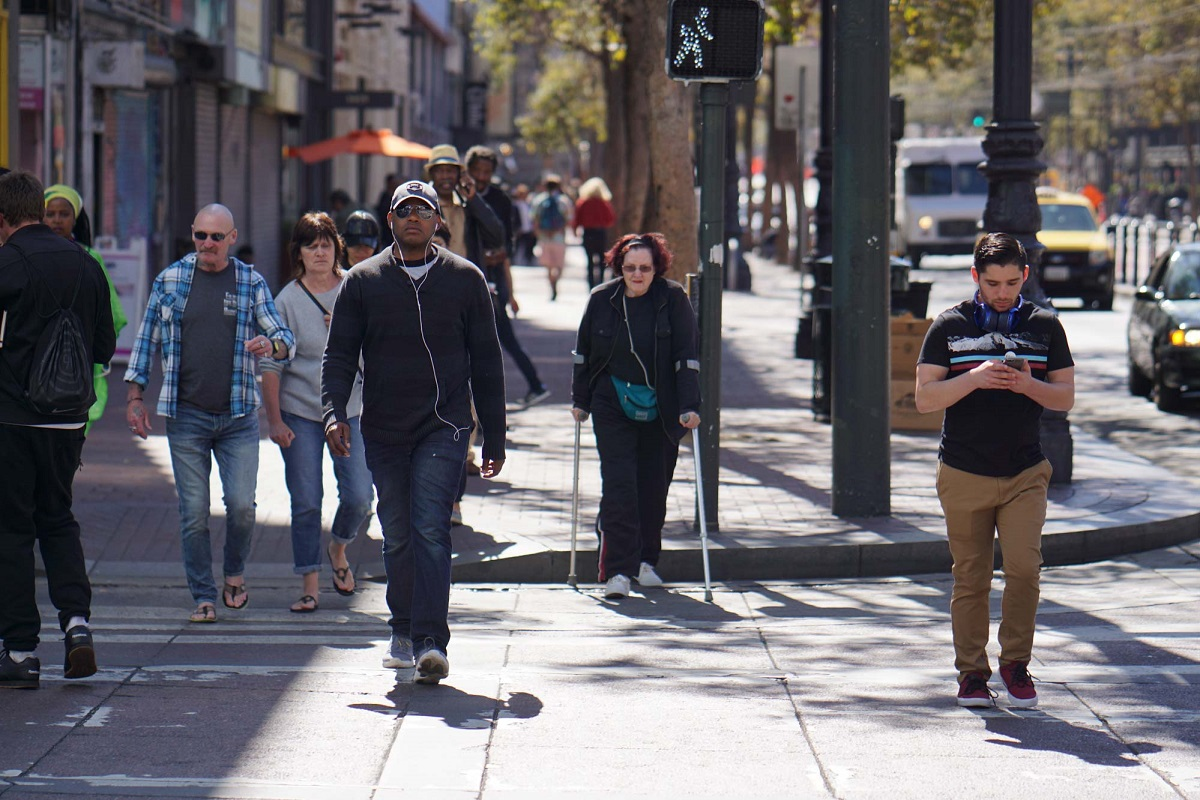
#> input picture odev2.jpg, 1200 x 800 px, found by its file name
$ python openCvOdevi2.py
#> lines starting #> are read from the running program, lines starting #| are printed output that depends on the picture; after the words box and inside, x2 and y2 are one past the last pixel; in counts of white or black regions, pixels touching at a corner belong together
import cv2
import numpy as np

yayalar =  cv2.imread("C:\\Users\\Coder\\MyAiLab\\OpenCv\\odev2.jpg",0)
#> yayalar: shape (800, 1200); min 0, max 255, mean 104.9
cv2.imshow("Original",yayalar)
cv2.waitKey(0)

imgBlurred = cv2.blur(yayalar,(6,6))
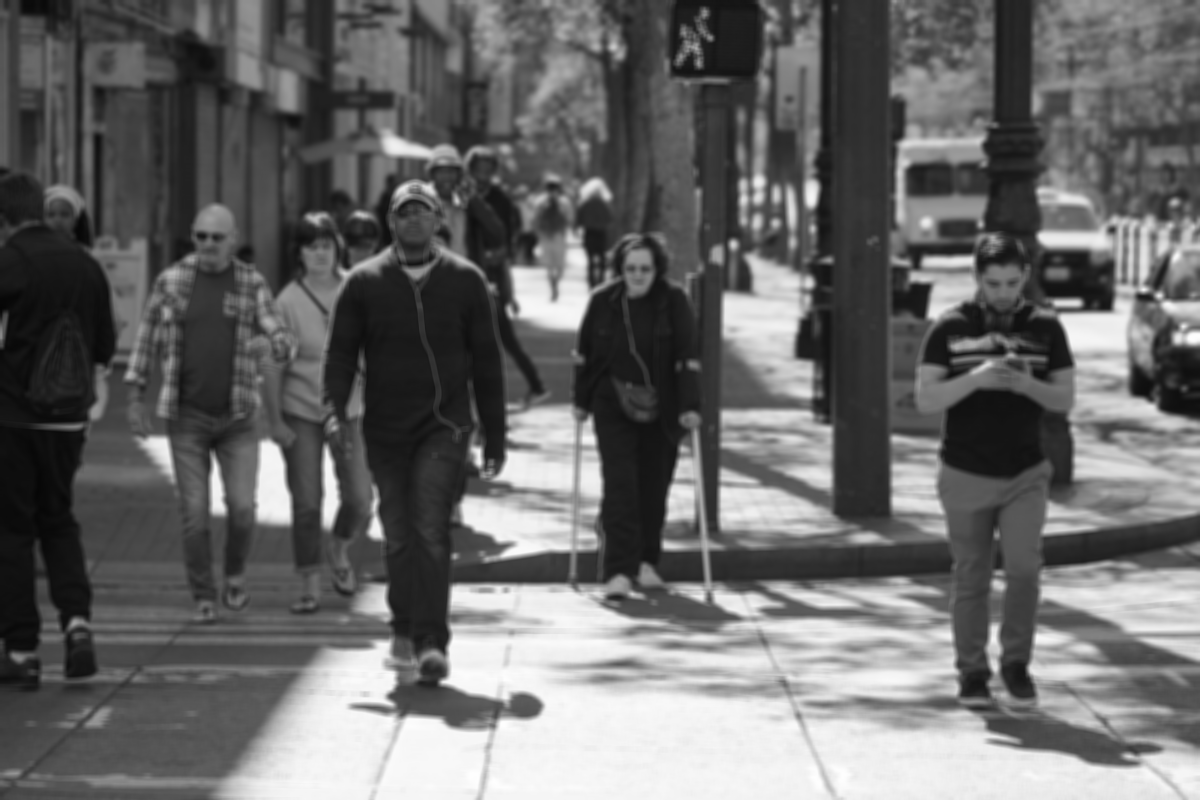
#> imgBlurred: shape (800, 1200); min 5, max 254, mean 104.8
gauss = cv2.GaussianBlur(imgBlurred,(3,3),sigmaX=7)

median_val = np.median(yayalar)
#> median_val = 83
low = int(max(0,(1-0.33)*median_val))
#> low = 55
high = int(min(255,(1+0.33)*median_val))
#> high = 110

imgCanny = cv2.Canny(gauss,threshold1=low,threshold2=high)
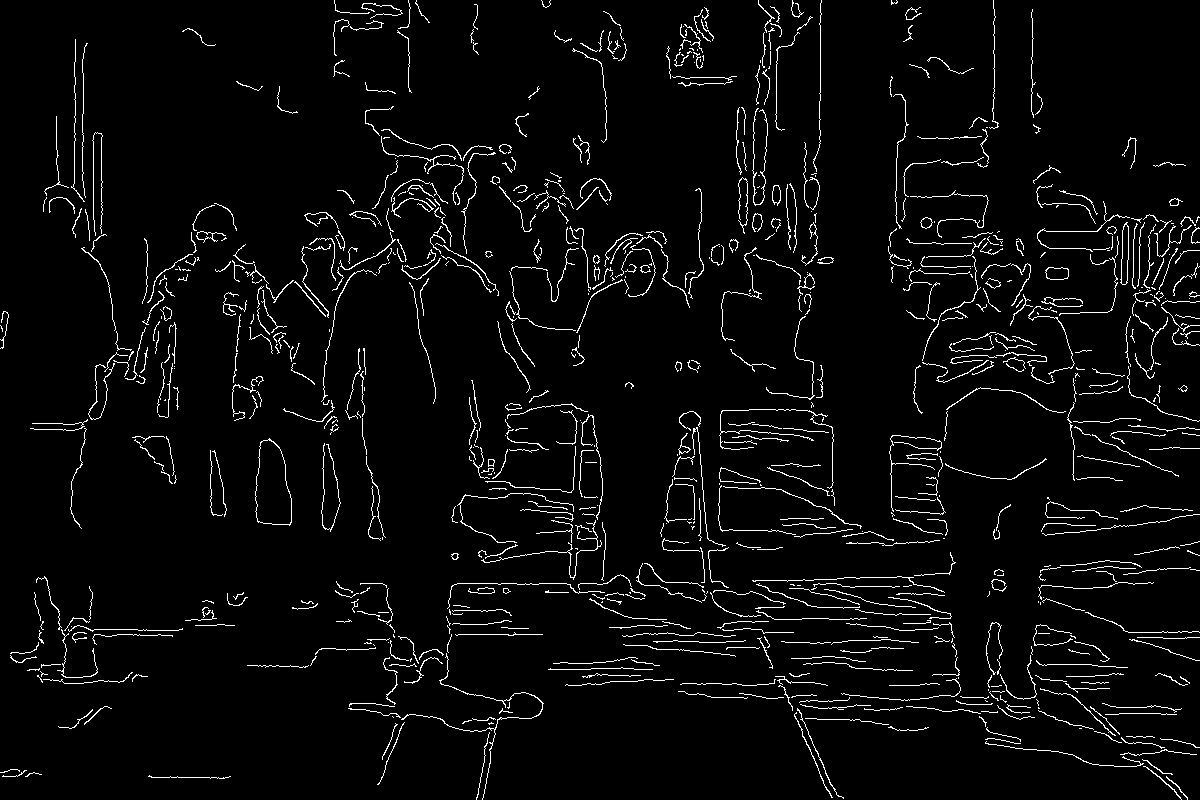
#> imgCanny: shape (800, 1200); 3.9% white in thin lines or dots
cv2.imshow("Edges Detection",imgCanny)
cv2.waitKey(0)

faceCascade = cv2.CascadeClassifier("C:\\Users\\Coder\\MyAiLab\\OpenCv\\haarcascade_frontalface_default.xml")
face_rect_coords = faceCascade.detectMultiScale(yayalar,minNeighbors=3)
#> face_rect_coords = [[301, 232, 38, 38], [328, 561, 26, 26], [463, 15, 36, 36], [40, 201, 35, 35], [616, 251, 45, 45], [182, 215, 55, 55], [978, 264, 51, 51], [86, 224, 54, 54], [1002, 27, 108, 108], [485, 400, 136, 136]]

for (x,y,w,h) in face_rect_coords:
    cv2.rectangle(yayalar,(x,y),(x+w,y+h),(255,255,255),4)
#> this loop made 10 passes
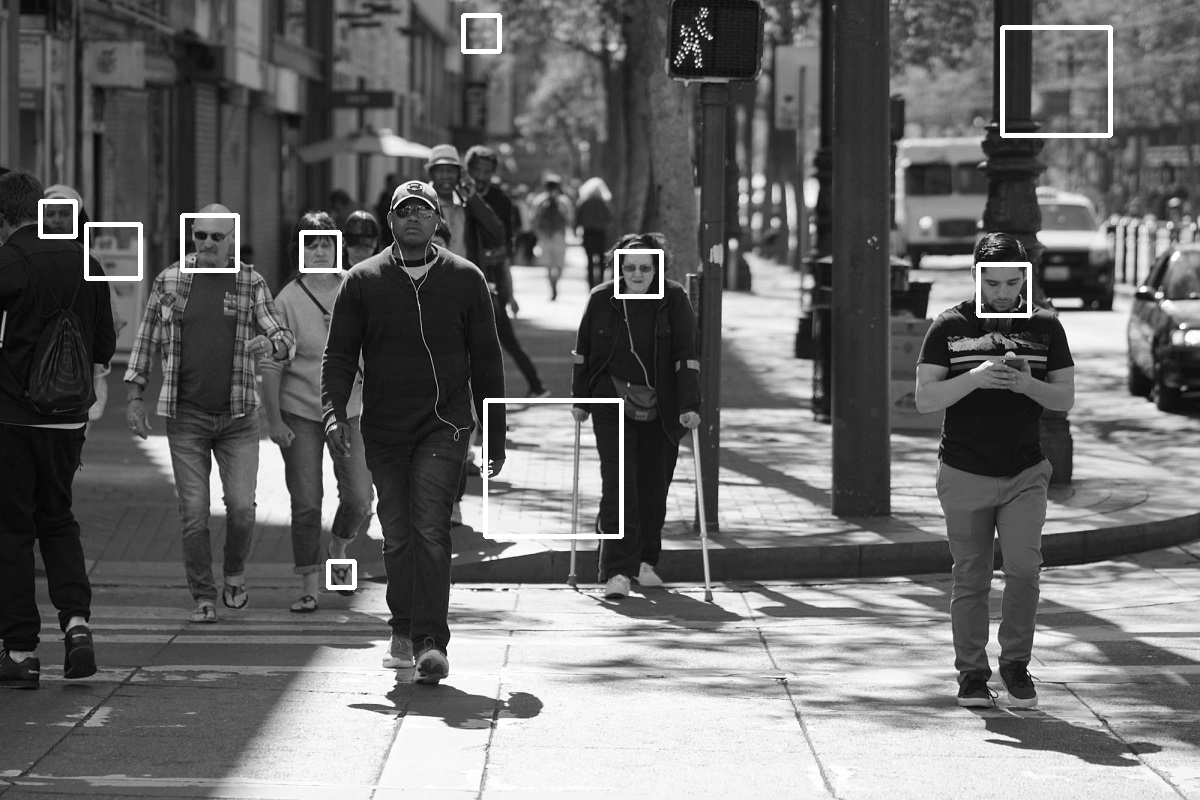
#> yayalar: shape (800, 1200); min 0, max 255, mean 107.1
cv2.imshow("Face Detection",yayalar)
cv2.waitKey(0)

hog= cv2.HOGDescriptor()
hog.setSVMDetector(cv2.HOGDescriptor_getDefaultPeopleDetector())

rects,weights = hog.detectMultiScale(yayalar,scale=1.12,padding=(8,8))
#> rects = [[557, 167, 70, 141], [512, 163, 81, 162], [0, 285, 128, 266], [92, 193, 227, 454], [860, 225, 282, 565], [244, 76, 362, 724]]; weights = [0.992, 2.41, 0.489, 1.69, 2.05, 0.346]

for (x,y,w,h) in rects:
    cv2.rectangle(yayalar,(x,y),(x+w,y+h),(255,255,255),3)
#> this loop made 6 passes
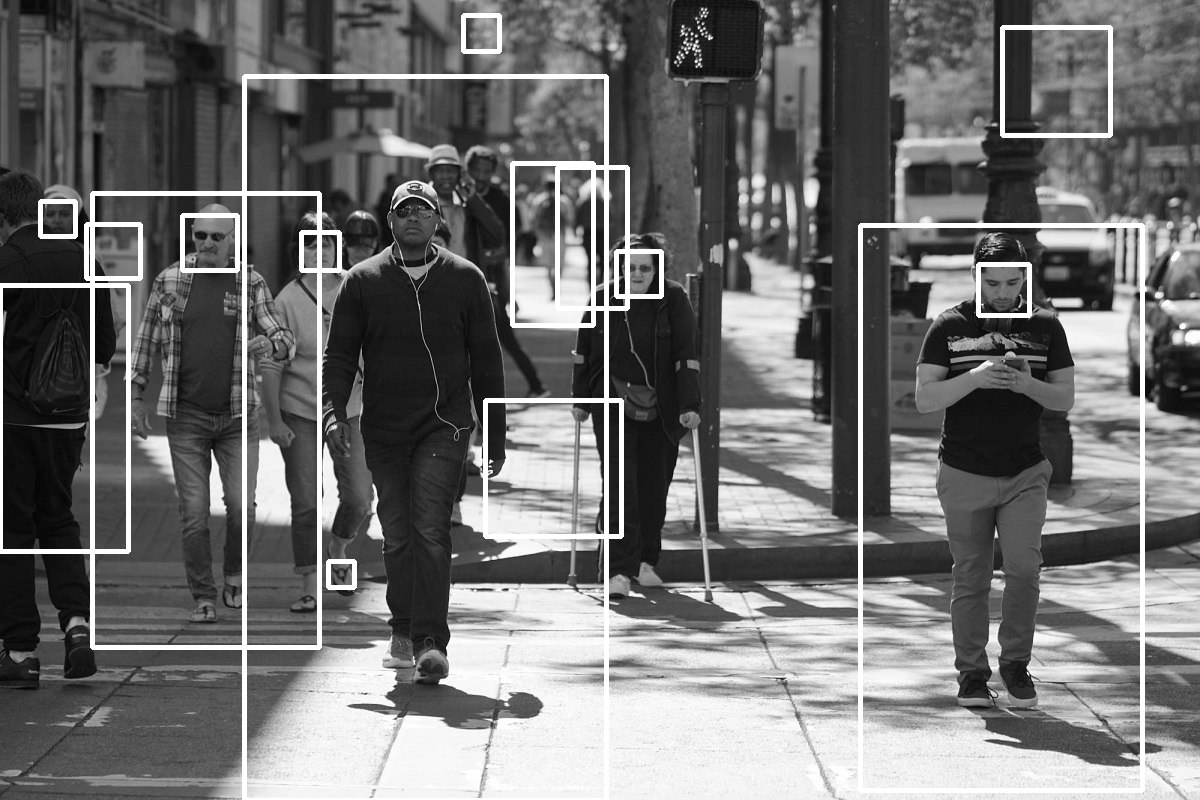
#> yayalar: shape (800, 1200); 3.38% of pixels changed, all inside (x1, y1, x2, y2) = (0, 74, 1145, 800)
cv2.imshow("Human Detection",yayalar)
cv2.waitKey(0)

$ run again, with NYC.jpg copied over odev2.jpg
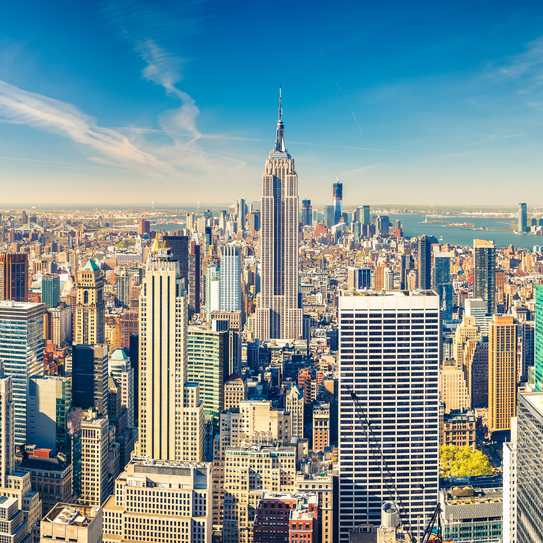
#> input picture NYC.jpg, 543 x 543 px, found by its file name
#> `imgBlurred = cv2.blur(yayalar,(6,6))`:
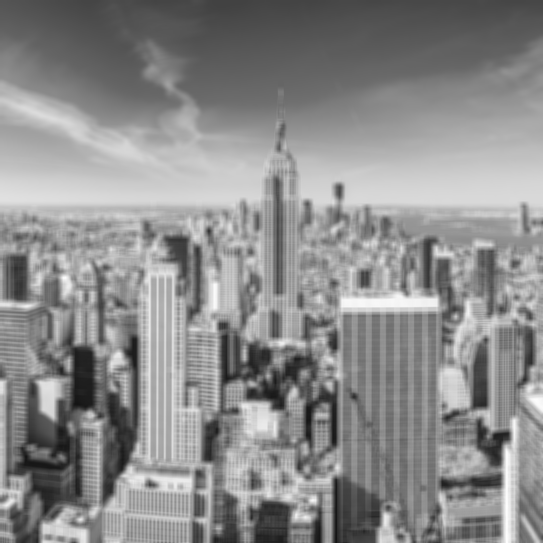
#> imgBlurred: shape (543, 543); min 20, max 254, mean 139.7
#> median_val = 141
#> low = 94
#> high = 187
#> `imgCanny = cv2.Canny(gauss,threshold1=low,threshold2=high)`:
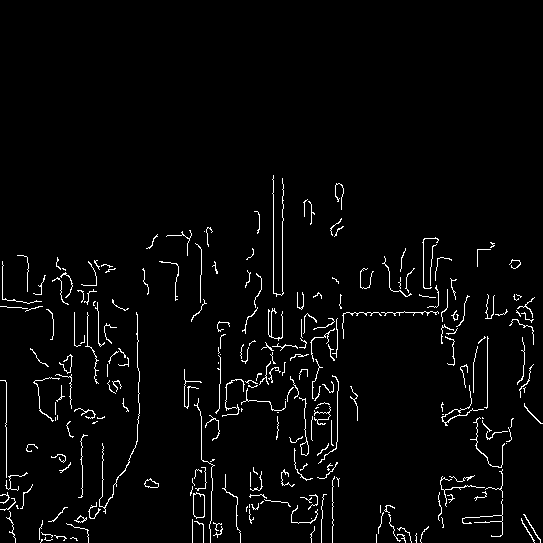
#> imgCanny: shape (543, 543); 2.9% white in thin lines or dots, all inside (x1, y1, x2, y2) = (0, 175, 543, 543)
#> face_rect_coords = ()
